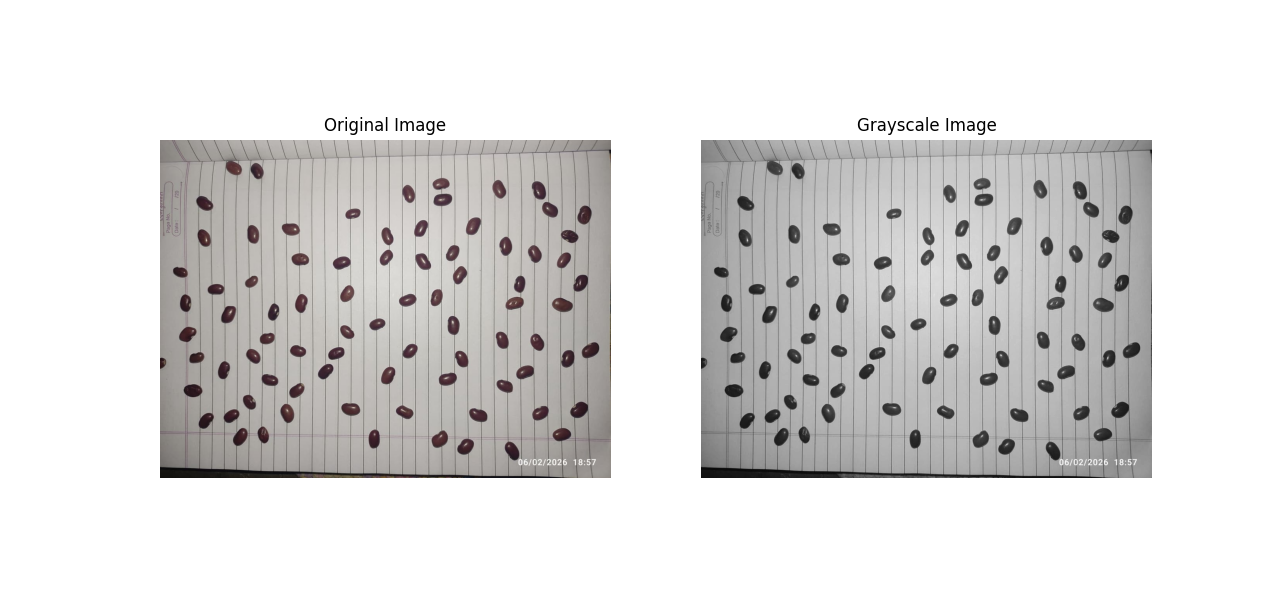
#> input picture Figure_1.png, 1280 x 612 px
$ python -i Extract_moong_features.py   (imports and definitions only)   (older library calls are emulated)
#> lines starting #> are read from the running program, lines starting #| are printed output that depends on the picture; after the words box and inside, x2 and y2 are one past the last pixel; in counts of white or black regions, pixels touching at a corner belong together
# ****************************************************************************************************************************************************************
import cv2
import numpy as np
import pandas as pd
from skimage.feature import graycomatrix, graycoprops
import os
import glob


# ══════════════════════════════════════════════════════════════
# FEATURE EXTRACTION
# ══════════════════════════════════════════════════════════════

def extract_features(image_path: str, debug_out_dir: str = None) -> dict:
#> called with image_path = 'Figure_1.png'
    img = cv2.imread(image_path)
#> img is the input picture: shape (612, 1280, 3); mean B, G, R 219.4, 220, 221
    if img is None:
        return None

    h_img, w_img = img.shape[:2]
    max_dim = 1200
    if max(h_img, w_img) > max_dim:
        scale = max_dim / max(h_img, w_img)
        img = cv2.resize(img, (int(w_img * scale), int(h_img * scale)), interpolation=cv2.INTER_AREA)
#> img: shape (573, 1200, 3)

    h_img, w_img = img.shape[:2]
    gray = cv2.cvtColor(img, cv2.COLOR_BGR2GRAY)
    hsv  = cv2.cvtColor(img, cv2.COLOR_BGR2HSV)
#> hsv: shape (573, 1200, 3); mean H, S, V 6.2, 3.3, 221

    blurred = cv2.GaussianBlur(gray, (5, 5), 0)
    _, thresh = cv2.threshold(blurred, 0, 255, cv2.THRESH_BINARY_INV + cv2.THRESH_OTSU)
#> thresh: shape (573, 1200); 38.1% white; 7 white regions, largest, box (x1, y1, x2, y2) and area: (149, 131, 574, 449) 130189, (656, 131, 1081, 449) 129798, (803, 109, 881, 127) 658

    kernel = np.ones((3, 3), np.uint8)
    thresh = cv2.morphologyEx(thresh, cv2.MORPH_CLOSE, kernel, iterations=2)
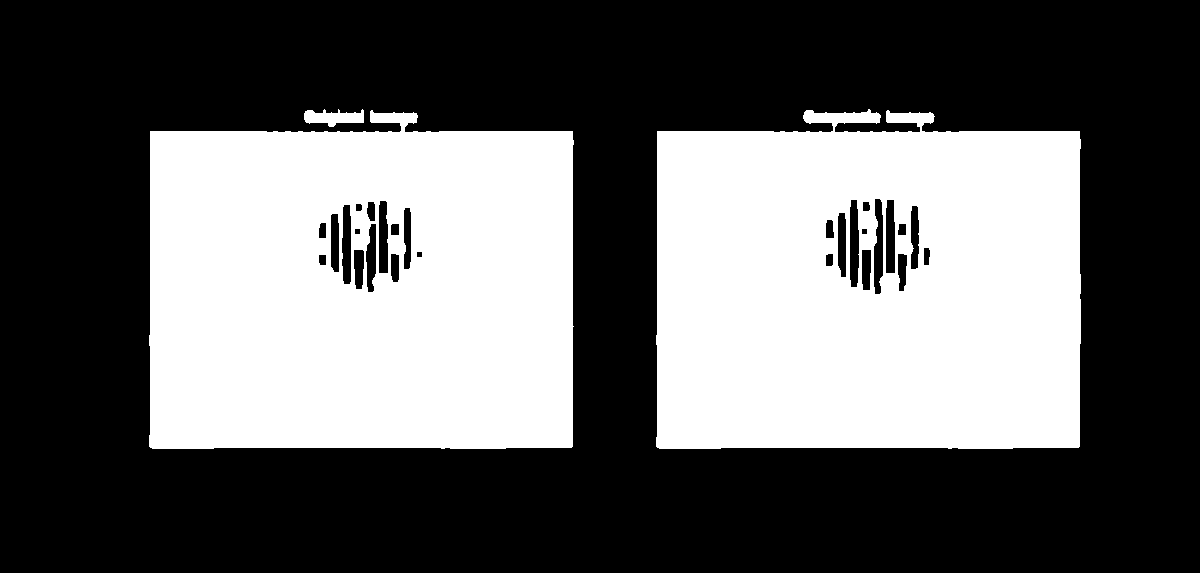
#> thresh: shape (573, 1200); 38.3% white; 3 white regions, box (x1, y1, x2, y2) and area: (656, 109, 1081, 449) 131538, (149, 110, 574, 449) 131026, (304, 109, 364, 127) 681
    thresh = cv2.morphologyEx(thresh, cv2.MORPH_OPEN, kernel, iterations=1)
#> thresh: shape (573, 1200); 38.3% white; 5 white regions

    contours, _ = cv2.findContours(thresh, cv2.RETR_EXTERNAL, cv2.CHAIN_APPROX_SIMPLE)
#> contours = 5 contours; box (x1, y1, x2, y2) and area: (149, 111, 574, 449) 133850, (656, 131, 1081, 449) 133440, (803, 110, 881, 127) 738, (304, 110, 364, 127) 592, (886, 111, 934, 127) 451
    if not contours:
        return None

    min_area = 50
    max_area = (h_img * w_img) * 0.98
    valid_contours = [cnt for cnt in contours if min_area < cv2.contourArea(cnt) < max_area]
#> valid_contours has the same summary as contours

    if not valid_contours:
        return None

    main_cnt = max(valid_contours, key=cv2.contourArea)
#> main_cnt = contour of 103 points, box (x1, y1, x2, y2) (149, 111, 574, 449), area 133850
    area_val = cv2.contourArea(main_cnt)
#> area_val = 133850.5

    mask = np.zeros_like(gray)
    cv2.drawContours(mask, [main_cnt], -1, 255, -1)
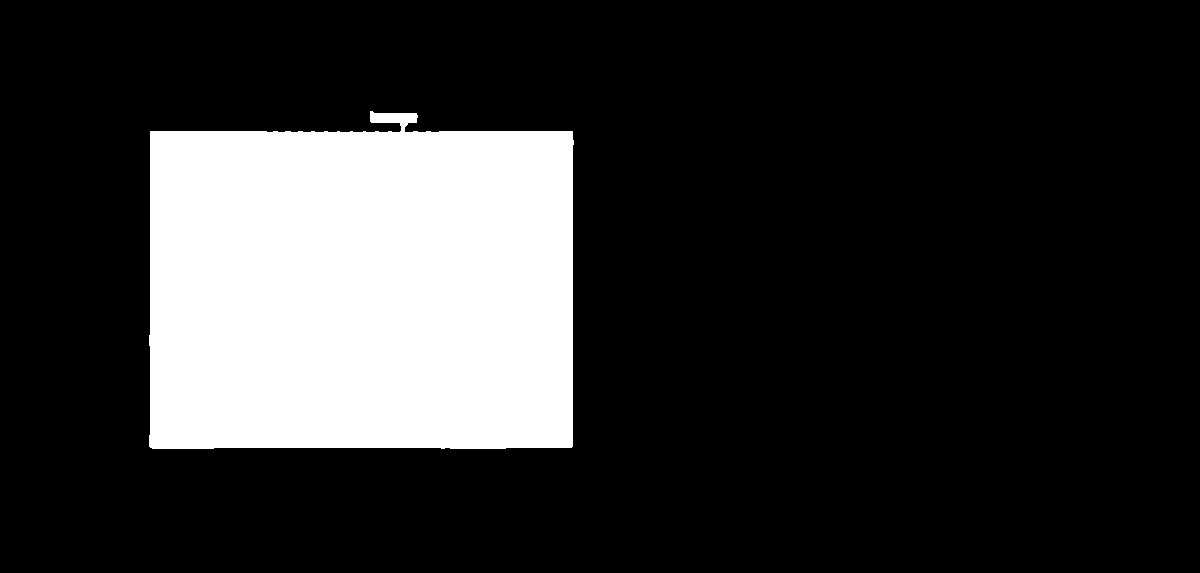
#> mask: shape (573, 1200); 19.6% white; 1 white region, box (x1, y1, x2, y2) and area: (149, 111, 574, 449) 134647

    # ── Shape / Morphology ────────────────────────────────────
    area      = float(area_val)
#> area = 133850.5
    perimeter = float(cv2.arcLength(main_cnt, True))
#> perimeter = 1613
    rect = cv2.minAreaRect(main_cnt)
#> rect = ((361, 279.5), (337, 424), -90)
    _, (rw, rh), _ = rect
#> rw = 337; rh = 424
    length = float(max(rw, rh))
#> length = 424
    width  = float(min(rw, rh))
#> width = 337
    aspect_ratio = length / width if width > 0 else 0.0
#> aspect_ratio = 1.26
    roundness    = (4 * np.pi * area) / (perimeter ** 2) if perimeter > 0 else 0.0
#> roundness = 0.647
    compactness  = area / (length * width) if (length * width) > 0 else 0.0
#> compactness = 0.937

    if len(main_cnt) >= 5:
        ellipse = cv2.fitEllipse(main_cnt)
#> ellipse = ((389.1, 292.4), (337, 705.9), 87.92)
        ea, eb  = ellipse[1]
#> ea = 337; eb = 705.9
        eccentricity = float(np.sqrt(1 - (min(ea, eb) / max(ea, eb)) ** 2)) if max(ea, eb) > 0 else 0.0
#> eccentricity = 0.879
    else:
        eccentricity = 0.0

    # ── Color Analysis ───────────────────────────────
    seed_pixels = img[mask == 255]
    if len(seed_pixels) == 0:
        return None

    mean_b, mean_g, mean_r = [float(np.mean(seed_pixels[:, i])) for i in range(3)]
#> mean_b = 162.3; mean_g = 165.2; mean_r = 170.3
    seed_h = hsv[:, :, 0][mask == 255].astype(float)
    seed_s = hsv[:, :, 1][mask == 255].astype(float)
    seed_v = hsv[:, :, 2][mask == 255].astype(float)

    mean_hue        = float(np.mean(seed_h))
#> mean_hue = 31.53
    mean_saturation = float(np.mean(seed_s))
#> mean_saturation = 16.65
    mean_value      = float(np.mean(seed_v))
#> mean_value = 170.4
    color_variance  = float(np.var(seed_pixels))
#> color_variance = 1660.8

    very_dark_pixels = np.sum(seed_v < 50)
#> very_dark_pixels = 2055
    total_pixels = len(seed_v)
#> total_pixels = 134647
    dark_spots_ratio = float(very_dark_pixels / total_pixels)
#> dark_spots_ratio = 0.0153
    extreme_dark_ratio = float(np.sum(seed_v < 30) / total_pixels)
#> extreme_dark_ratio = 0.0058
    yellow_ratio = float(np.sum((seed_h >= 15) & (seed_h <= 35)) / len(seed_h))
#> yellow_ratio = 0.476
    brown_mask = ((seed_h >= 5) & (seed_h <= 20)) & (seed_v < 100)
    brown_ratio = float(np.sum(brown_mask) / total_pixels)
#> brown_ratio = 0.00372

    # ── Texture (GLCM) ────────────────────────────────────────
    x_b, y_b, bw, bh = cv2.boundingRect(main_cnt)
#> x_b = 149; y_b = 111; bw = 425; bh = 338
    roi_gray = gray[y_b:y_b + bh, x_b:x_b + bw]
    roi_mask = mask[y_b:y_b + bh, x_b:x_b + bw]
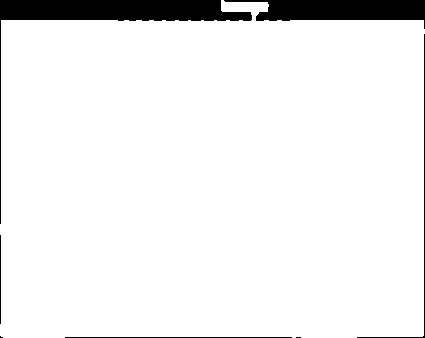
#> roi_mask: shape (338, 425); 93.7% white; 7 black regions (2 under 20 px), largest, box (x1, y1, x2, y2) and area: (0, 0, 252, 224) 4962, (224, 0, 425, 29) 3344, (357, 34, 425, 338) 372, (65, 337, 292, 338) 227, (0, 235, 1, 324) 89

    if roi_gray.size == 0:
        roi_gray = gray
        roi_mask = mask

    roi_gray_masked = roi_gray.copy()
    roi_gray_masked[roi_mask == 0] = 0
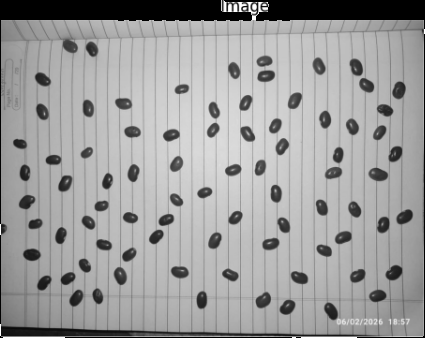
#> roi_gray_masked: shape (338, 425); min 0, max 255, mean 156

    roi_8_glcm = roi_gray_masked.copy()
    if roi_8_glcm.shape[0] > 300 or roi_8_glcm.shape[1] > 300:
        scale_g = 300 / max(roi_8_glcm.shape)
        roi_8_glcm = cv2.resize(roi_8_glcm,
                                (int(roi_8_glcm.shape[1] * scale_g),
                                 int(roi_8_glcm.shape[0] * scale_g)),
                                interpolation=cv2.INTER_AREA)
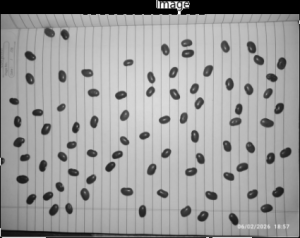
#> roi_8_glcm: shape (238, 300); min 0, max 255, mean 156

    glcm = graycomatrix(roi_8_glcm, distances=[1], angles=[0, np.pi/4, np.pi/2],
                        levels=256, symmetric=True, normed=True)
    texture_contrast    = float(np.mean(graycoprops(glcm, 'contrast')))
#> texture_contrast = 438.8
    texture_homogeneity = float(np.mean(graycoprops(glcm, 'homogeneity')))
#> texture_homogeneity = 0.458
    texture_energy      = float(np.mean(graycoprops(glcm, 'energy')))
#> texture_energy = 0.0657
    texture_correlation = float(np.mean(graycoprops(glcm, 'correlation')))
#> texture_correlation = 0.926

    flat = roi_8_glcm[roi_8_glcm > 0].flatten()
    if len(flat) > 0:
        hist, _ = np.histogram(flat, bins=256, range=(0, 256), density=True)
#> hist = 256 values, max 0.021 at index 188, min 0 at index 0, mean 0.00391
        hist = hist[hist > 0]
#> hist = 236 values, max 0.021 at index 177, min 1.48e-05 at index 0, mean 0.00424
        texture_entropy = float(-np.sum(hist * np.log2(hist))) if len(hist) > 0 else 0.0
#> texture_entropy = 6.86
    else:
        texture_entropy = 0.0

    # ── Damage Detection ─────────────────────────────
    roi_for_cracks = roi_gray_masked.copy()
    kernel_small = cv2.getStructuringElement(cv2.MORPH_RECT, (3, 3))
    tophat = cv2.morphologyEx(roi_for_cracks, cv2.MORPH_TOPHAT, kernel_small)
    blackhat = cv2.morphologyEx(roi_for_cracks, cv2.MORPH_BLACKHAT, kernel_small)
    enhanced = cv2.add(roi_for_cracks, tophat)
    enhanced = cv2.subtract(enhanced, blackhat)

    blur_roi = cv2.GaussianBlur(enhanced, (3, 3), 0)
    edges = cv2.Canny(blur_roi, 30, 90)
#> edges: shape (338, 425); 17.3% white in thin lines or dots
    edges = cv2.bitwise_and(edges, roi_mask)
#> edges: shape (338, 425); 16.9% white in thin lines or dots
    edges = cv2.dilate(edges, kernel_small, iterations=1)
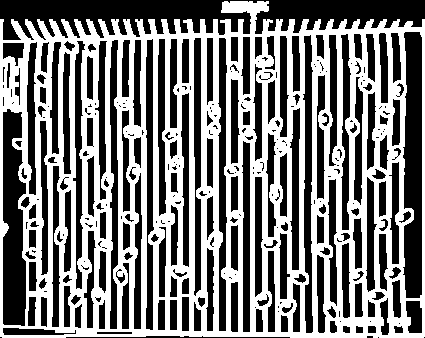
#> edges: shape (338, 425); 48.3% white; 1 white region

    crack_cnts, _ = cv2.findContours(edges, cv2.RETR_EXTERNAL, cv2.CHAIN_APPROX_SIMPLE)
#> crack_cnts = 1 contour; box (x1, y1, x2, y2) and area: (0, 1, 425, 338) 131468
    crack_count = 0
    total_crack_length = 0
    for c in crack_cnts:
        length_crack = cv2.arcLength(c, False)
        if length_crack > 20:
            crack_count += 1
            total_crack_length += length_crack
#> this loop made 1 pass
#> (length_crack, crack_count, total_crack_length) on pass 1: (2643.2, 1, 2643.2)
#> after the loop, crack_count = 1; total_crack_length = 2643.2

    _, hole_thresh1 = cv2.threshold(roi_for_cracks, 40, 255, cv2.THRESH_BINARY_INV)
#> hole_thresh1: shape (338, 425); 8.1% white; 68 white regions (35 under 20 px), largest, box (x1, y1, x2, y2) and area: (0, 0, 252, 224) 4962, (224, 0, 425, 29) 3352, (0, 327, 145, 338) 930
    hole_thresh2 = cv2.adaptiveThreshold(roi_for_cracks, 255,
                                          cv2.ADAPTIVE_THRESH_GAUSSIAN_C,
                                          cv2.THRESH_BINARY_INV, 21, 5)
#> hole_thresh2: shape (338, 425); 22% white; 204 white regions (34 under 20 px), largest, box (x1, y1, x2, y2) and area: (0, 0, 425, 338) 7996, (0, 248, 419, 338) 3070, (7, 23, 78, 137) 762
    hole_thresh = cv2.bitwise_or(hole_thresh1, hole_thresh2)
#> hole_thresh: shape (338, 425); 25.5% white; 204 white regions (34 under 20 px), largest, box (x1, y1, x2, y2) and area: (0, 0, 425, 338) 12909, (0, 248, 419, 338) 3108, (7, 23, 78, 137) 762
    hole_thresh = cv2.bitwise_and(hole_thresh, roi_mask)
#> hole_thresh: shape (338, 425); 19.2% white; 207 white regions (34 under 20 px), largest, box (x1, y1, x2, y2) and area: (78, 23, 424, 271) 3993, (1, 248, 419, 337) 3104, (7, 23, 78, 137) 762
    hole_thresh = cv2.morphologyEx(hole_thresh, cv2.MORPH_OPEN, kernel_small, iterations=2)
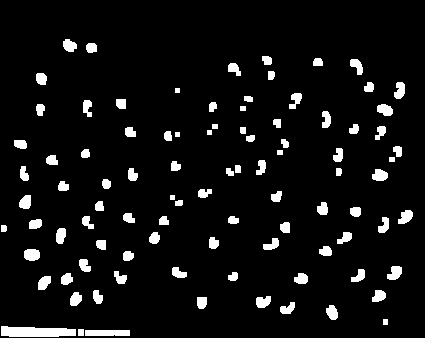
#> hole_thresh: shape (338, 425); 6.5% white; 94 white regions, largest, box (x1, y1, x2, y2) and area: (1, 326, 76, 337) 682, (85, 330, 130, 336) 269, (24, 249, 40, 261) 166
    hole_thresh = cv2.morphologyEx(hole_thresh, cv2.MORPH_CLOSE, kernel_small, iterations=1)
#> hole_thresh: shape (338, 425); 6.6% white; 91 white regions

    hole_cnts, _ = cv2.findContours(hole_thresh, cv2.RETR_EXTERNAL, cv2.CHAIN_APPROX_SIMPLE)
#> hole_cnts = 91 contours, 4 with area under 20; largest, box (x1, y1, x2, y2) and area: (0, 326, 130, 338) 936, (24, 249, 40, 261) 144, (387, 266, 402, 280) 132, (372, 169, 388, 181) 127, (377, 104, 393, 116) 124
    hole_count = 0
    total_hole_area = 0
    for c in hole_cnts:
        hole_area = cv2.contourArea(c)
        if 25 < hole_area < (area * 0.20):
            hole_count += 1
            total_hole_area += hole_area
#> this loop made 91 passes
#> (hole_area, total_hole_area) on passes 1, 3, 4, 5, 6, 7, 8, 9: (936, 936), (114, 1050), (100.5, 1150.5), (90.5, 1241), (122, 1363), (109.5, 1472.5), (106.5, 1579), (85.5, 1664.5)
#> after the loop, hole_count = 82; total_hole_area = 7578

    hole_area_ratio = float(total_hole_area / area) if area > 0 else 0.0
#> hole_area_ratio = 0.0566

    hull = cv2.convexHull(main_cnt)
#> hull = contour of 14 points, box (x1, y1, x2, y2) (149, 111, 574, 449), area 138592
    hull_area = float(cv2.contourArea(hull))
#> hull_area = 138591.5
    broken_edge_ratio = float(1 - area / hull_area) if hull_area > 0 else 0.0
#> broken_edge_ratio = 0.0342

    hull_perimeter = cv2.arcLength(hull, True)
#> hull_perimeter = 1478.1
    edge_irregularity = float((perimeter - hull_perimeter) / hull_perimeter) if hull_perimeter > 0 else 0.0
#> edge_irregularity = 0.0912

    M = cv2.moments(main_cnt)
#> M = moments, m00 133850.5, centre m10/m00, m01/m00 = (361.1, 288.7)
    if M["m00"] > 0:
        cx_m = M["m10"] / M["m00"]
#> cx_m = 361.1
        cy_m = M["m01"] / M["m00"]
#> cy_m = 288.7
        dists = [np.hypot(pt[0][0] - cx_m, pt[0][1] - cy_m) for pt in main_cnt]
#> dists = 103 values, max 264 at index 58, min 156.7 at index 20, mean 184.9
        wrinkle_index = float(np.std(dists))
#> wrinkle_index = 33.53
    else:
        wrinkle_index = 0.0

    hull_indices = cv2.convexHull(main_cnt, returnPoints=False)
#> hull_indices = [102, 100, 78, 76, 75, 73, 72, 70, 61, 59, 58, 53, 51, 0]
    max_defect_depth = 0.0
    defect_count = 0

    if hull_indices is not None and len(hull_indices) > 3 and len(main_cnt) > 3:
        try:
            defects = cv2.convexityDefects(main_cnt, hull_indices)
#> defects = [[0, 51, 8, 6026], [51, 53, 52, 255], [53, 58, 55, 256], [59, 61, 60, 114], [61, 70, 63, 256], [70, 72, 71, 252], [73, 75, 74, 255], [76, 78, 77, 226], [78, 100, 89, 5155], [100, 102, 101, 488]]
            if defects is not None:
                for i in range(defects.shape[0]):
                    s, e, f, d = defects[i, 0]
                    depth = d / 256.0
                    if depth > max_defect_depth:
                        max_defect_depth = depth
                    if depth > width * 0.05:
                        defect_count += 1
#> this loop made 10 passes
#> (s, e, f, d, depth, max_defect_depth) on pass 1: (0, 51, 8, 6026, 23.54, 23.54)
#> after the loop, defect_count = 2; max_defect_depth = 23.54
        except Exception:
            pass

    chip_ratio = float(max_defect_depth / width) if width > 0 else 0.0
#> chip_ratio = 0.0698

    severe_damage_ratio = (
        dark_spots_ratio * 0.4 +
        hole_area_ratio * 0.3 +
        broken_edge_ratio * 0.2 +
        chip_ratio * 0.1
    )
#> severe_damage_ratio = 0.0369

    estimated_volume = float((4 / 3) * np.pi * (length / 2) * (width / 2) ** 2)
#> estimated_volume = 25212985.9
    density_estimate = float(estimated_volume / area) if area > 0 else 0.0
#> density_estimate = 188.4

    # ── DEBUG VISUALIZATION ───────────────────────────────────
    if debug_out_dir:
        os.makedirs(debug_out_dir, exist_ok=True)
        debug_img = img.copy()
        cv2.drawContours(debug_img, [main_cnt], -1, (0, 255, 0), 2)

        debug_holes = img.copy()
        if hole_count > 0:
            cv2.drawContours(debug_holes, hole_cnts, -1, (0, 0, 255), -1)
            debug_img = cv2.addWeighted(debug_img, 0.7, debug_holes, 0.3, 0)

        base_name = os.path.basename(image_path)
        cv2.imwrite(os.path.join(debug_out_dir, f"analyzed_{base_name}"), debug_img)
        cv2.imwrite(os.path.join(debug_out_dir, f"cracks_{base_name}"), edges)
        cv2.imwrite(os.path.join(debug_out_dir, f"holes_{base_name}"), hole_thresh)

    # ── COMPILE FEATURES ──────────────────────────────────────
    feat = {
        "area":                round(area, 2),
        "perimeter":           round(perimeter, 2),
        "length":              round(length, 2),
        "width":               round(width, 2),
        "aspect_ratio":        round(aspect_ratio, 4),
        "roundness":           round(roundness, 4),
        "compactness":         round(compactness, 4),
        "eccentricity":        round(eccentricity, 4),
        "mean_red":            round(mean_r, 2),
        "mean_green":          round(mean_g, 2),
        "mean_blue":           round(mean_b, 2),
        "mean_hue":            round(mean_hue, 2),
        "mean_saturation":     round(mean_saturation, 2),
        "mean_value":          round(mean_value, 2),
        "color_variance":      round(color_variance, 2),
        "dark_spots_ratio":    round(dark_spots_ratio, 4),
        "extreme_dark_ratio":  round(extreme_dark_ratio, 4),
        "yellow_ratio":        round(yellow_ratio, 4),
        "brown_ratio":         round(brown_ratio, 4),
        "texture_contrast":    round(texture_contrast, 4),
        "texture_entropy":     round(texture_entropy, 4),
        "texture_homogeneity": round(texture_homogeneity, 4),
        "texture_energy":      round(texture_energy, 4),
        "texture_correlation": round(texture_correlation, 4),
        "crack_count":         crack_count,
        "total_crack_length":  round(total_crack_length, 2),
        "hole_count":          hole_count,
        "hole_area_ratio":     round(hole_area_ratio, 4),
        "broken_edge_ratio":   round(broken_edge_ratio, 4),
        "edge_irregularity":   round(edge_irregularity, 4),
        "wrinkle_index":       round(wrinkle_index, 4),
        "chip_ratio":          round(chip_ratio, 4),
        "defect_count":        defect_count,
        "severe_damage_ratio": round(severe_damage_ratio, 4),
        "estimated_volume":    round(estimated_volume, 2),
        "density_estimate":    round(density_estimate, 4),
    }

    return feat


# ══════════════════════════════════════════════════════════════
# PROCESS IMAGE FOLDERS
# ══════════════════════════════════════════════════════════════

SUPPORTED_EXTS = ("*.jpg", "*.jpeg", "*.png", "*.bmp", "*.tiff", "*.tif")

# [32 lines left out: function process_image_folder, not called in this run]


# ══════════════════════════════════════════════════════════════
# MAIN
# ══════════════════════════════════════════════════════════════

# [45 lines not run here, left out]

>>> result = extract_features('Figure_1.png')
#> result = 36 items
